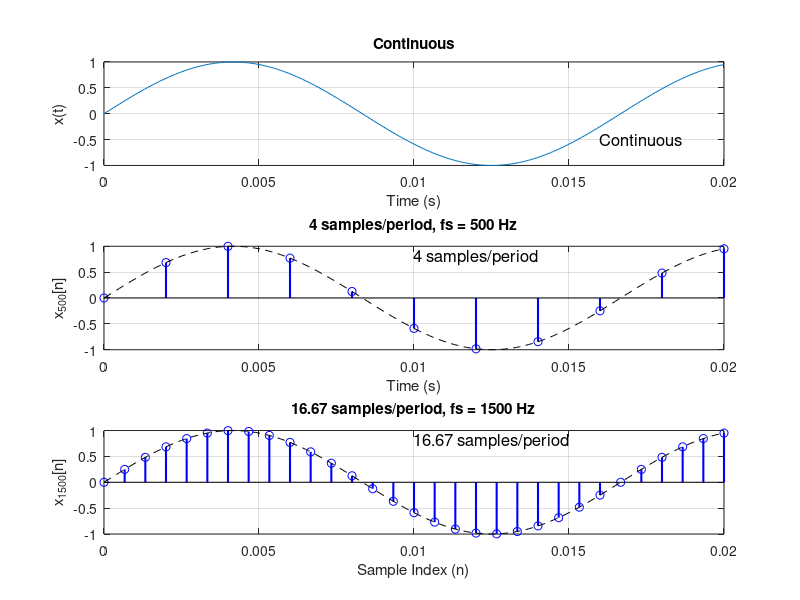

Source code (MATLAB): (Note: this script raises an error after producing the figure.)
% Coded by: Carlo Neil Micael
warning('Copyright Notice: This script is protected by copyright laws. Unauthorized copying, distribution, or modification is prohibited and may result in legal consequences.');
% Start line code here

% Define the time vector for the continuous signal
t = 0:0.0001:0.02; % Sampling at 10,000 Hz

% Define the continuous signal
x_c = sin(2*pi*60*t); 

% Define sampling frequencies
fs1 = 500; % 240 Hz
fs2 = 1500; % 1000 Hz

% Calculate sampling intervals
Ts1 = 1/fs1; 
Ts2 = 1/fs2; 

% Generate time vectors for the sampled signals
n1 = 0:Ts1:0.02;
n2 = 0:Ts2:0.02;

% Sample the continuous signal
x_s1 = sin(2*pi*60*n1);
x_s2 = sin(2*pi*60*n2);

% Plotting
figure;

% Plot the continuous signal
subplot(3,1,1);
plot(t, x_c);

title('Continuous');
xlabel('Time (s)');
ylabel('x(t)');
grid on;
text(0.016, -0.5, 'Continuous', 'FontSize', 12);

% Plot the signal sampled at 500 Hz
subplot(3,1,2);
stem(n1, x_s1, 'bo-', 'LineWidth', 1.5);
hold on;
plot(t, x_c, 'k--'); % Plot continuous for reference
hold off;
title('4 samples/period, fs = 500 Hz');
xlabel('Time (s)');
ylabel('x_{500}[n]');
grid on;
text(0.01, 0.8, '4 samples/period', 'FontSize', 12);

% Plot the signal sampled at 1500 Hz
subplot(3,1,3);
stem(n2, x_s2, 'bo-', 'LineWidth', 1.5);
hold on;
plot(t, x_c, 'k--'); % Plot continuous for reference
hold off;
title('16.67 samples/period, fs = 1500 Hz');
text(0.01, 0.8, '16.67 samples/period', 'FontSize', 12);
xlabel('Sample Index (n)');
ylabel('x_{1500}[n]');
grid on;

% Adjust subplot spacing
sgtitle('Copyright Notice: Unauthorized copying, distribution, or modification is prohibited'); 
set(gcf, 'Position', [100, 100, 800, 600]); % Adjust figure size

% End line Code here
